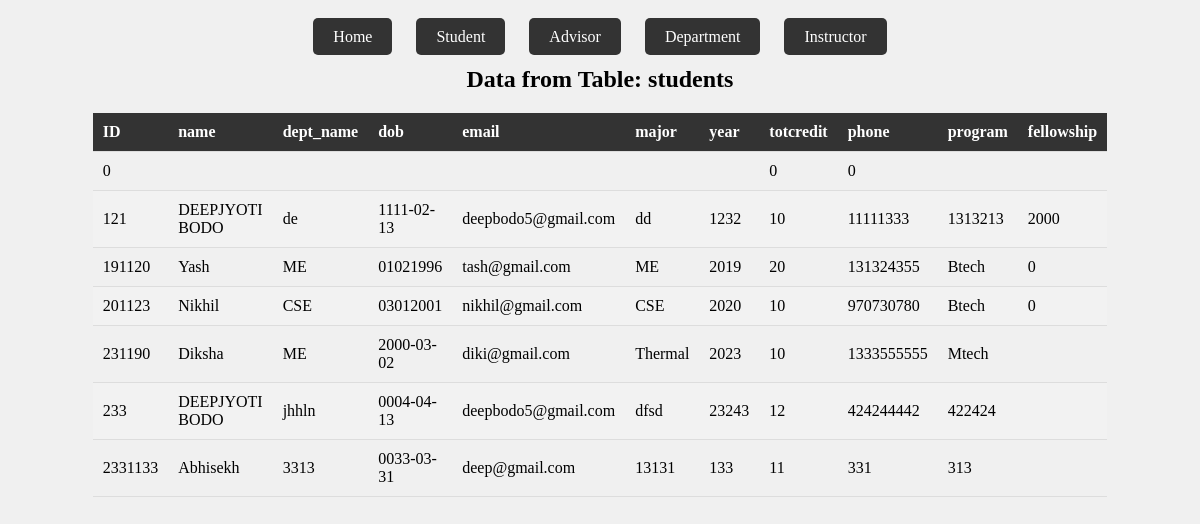
The app's page /output.php?table=students with its own data.
### tables this page shows
CREATE TABLE `students` (
  `ID` varchar(20) NOT NULL,
  `name` varchar(30) NOT NULL,
  `dept_name` varchar(30) NOT NULL,
  `dob` varchar(10) NOT NULL,
  `email` varchar(20) NOT NULL,
  `major` varchar(20) NOT NULL,
  `year` varchar(10) NOT NULL,
  `totcredit` int(20) NOT NULL,
  `phone` int(20) NOT NULL,
  `program` varchar(30) NOT NULL,
  `fellowship` varchar(20) DEFAULT NULL
);

### Output.php (the view, shortened to what this page needs)
<?php
 $host = "localhost";
 $username = "root";
 $password = "";
 $database = "UniversityDatabase";
 $conn = new mysqli($host, $username, $password, $database);
$table = "";
$columns = array();
$result = null;
if (isset($_GET['table'])) {
    $table = $_GET['table'];
    $query = "SELECT * FROM $table";
    $result = mysqli_query($conn, $query);
    $result_columns = mysqli_query($conn, "SHOW COLUMNS FROM $table");
    if ($result_columns) {
        while ($row = mysqli_fetch_assoc($result_columns)) {
            $columns[] = $row['Field'];
        }
    }
}
?>
<!DOCTYPE html>
<html>
<head>
</head>
<body>
    <div>
    <a href="/Assignment1/index.php">Home</a>
        <a href="output.php?table=students">Student</a>
        <a href="output.php?table=advisors">Advisor</a>
        <a href="output.php?table=departments">Department</a>
        <a href="output.php?table=instructors">Instructor</a>
    </div>
    <?php
    if (!empty($table)) {
    ?>
    <h2>Data from Table: <?php echo $table; ?></h2>
    <table>
        <thead>
            <tr>
                <?php
                foreach ($columns as $column) {
                    echo "<th>$column</th>";
                }
                ?>
            </tr>
        </thead>
        <tbody>
            <?php
            while ($row = mysqli_fetch_assoc($result)) {
                echo "<tr>";
                foreach ($columns as $column) {
                    echo "<td>" . $row[$column] . "</td>";
                }
                echo "</tr>";
            }
            ?>
        </tbody>
    </table>
    <?php
    } else {
        echo "<p>Please select a table from the navigation above.</p>";
    }
    ?>
</body>
</html>

### Output.php (style rules this page uses)
div { text-align: center; }
div a { text-decoration: none; padding: 10px 20px; margin: 0 10px; background-color: #333; color: #fff; border-radius: 5px; }
body { text-align: center; background-color: #f0f0f0; padding: 20px; }
table { margin: 0 auto; border-collapse: collapse; width: 80%; }
th, td { padding: 10px; text-align: left; border-bottom: 1px solid #ddd; }
th { background-color: #333; color: #fff; }
tr:nth-child(even) { background-color: #f2f2f2; }

### records on screen
students: ID "0", totcredit "0", phone "0"
students: ID "121", name "DEEPJYOTI BODO", dept_name "de", dob "1111-02-13", email "deepbodo5@gmail.com", major "dd", year "1232", totcredit "10", phone "11111333", program "1313213", fellowship "2000"
students: ID "191120", name "Yash", dept_name "ME", dob "01021996", email "tash@gmail.com", major "ME", year "2019", totcredit "20", phone "131324355", program "Btech", fellowship "0"
students: ID "201123", name "Nikhil", dept_name "CSE", dob "03012001", email "nikhil@gmail.com", major "CSE", year "2020", totcredit "10", phone "970730780", program "Btech", fellowship "0"
students: ID "231190", name "Diksha", dept_name "ME", dob "2000-03-02", email "diki@gmail.com", major "Thermal", year "2023", totcredit "10", phone "1333555555", program "Mtech"
students: ID "233", name "DEEPJYOTI BODO", dept_name "jhhln", dob "0004-04-13", email "deepbodo5@gmail.com", major "dfsd", year "23243", totcredit "12", phone "424244442", program "422424"
students: ID "2331133", name "Abhisekh", dept_name "3313", dob "0033-03-31", email "deep@gmail.com", major "13131", year "133", totcredit "11", phone "331", program "313"

### other values on screen
$table "students"
$column "ID"
$column "name"
$column "dept_name"
$column "dob"
$column "email"
$column "major"
$column "year"
$column "totcredit"
$column "phone"
$column "program"
$column "fellowship"
